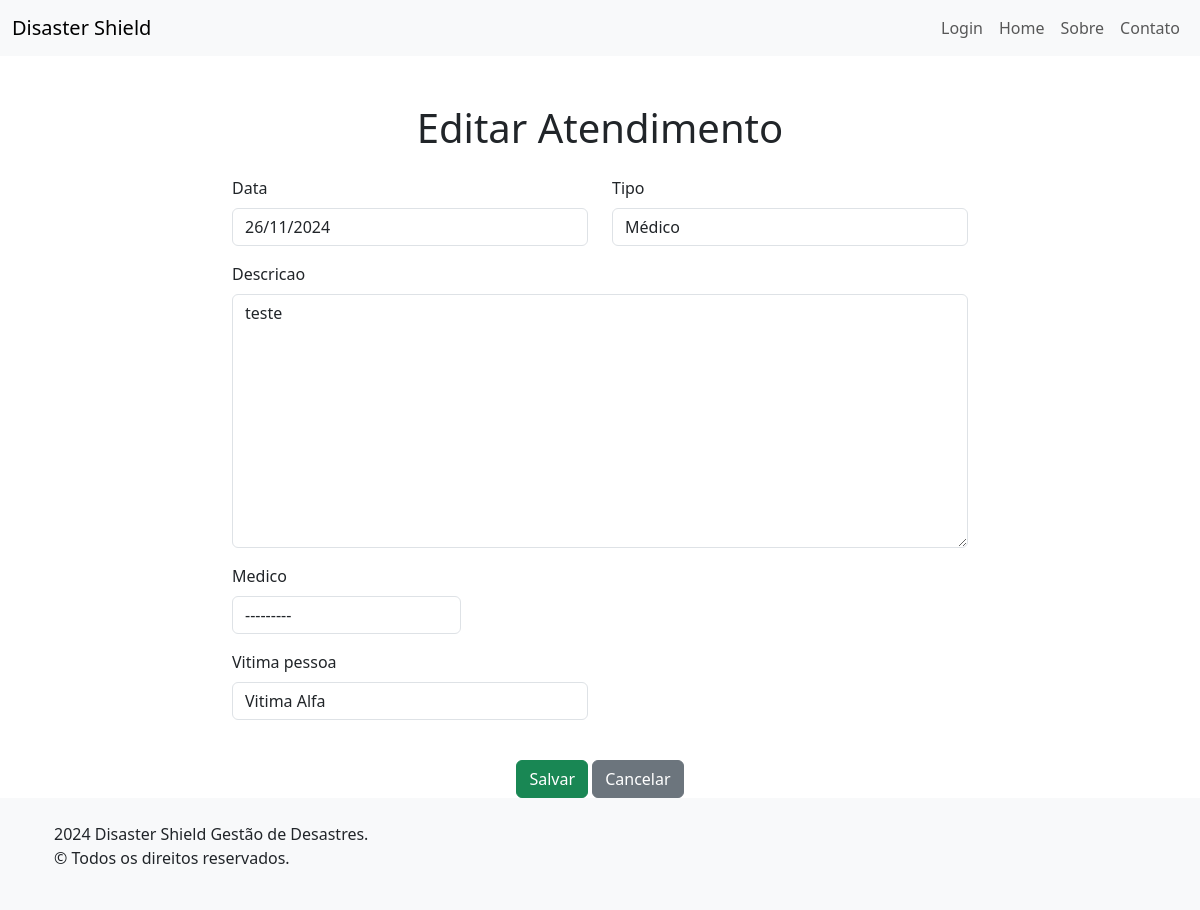
The app's page /atendimentos/update/6/, older data.
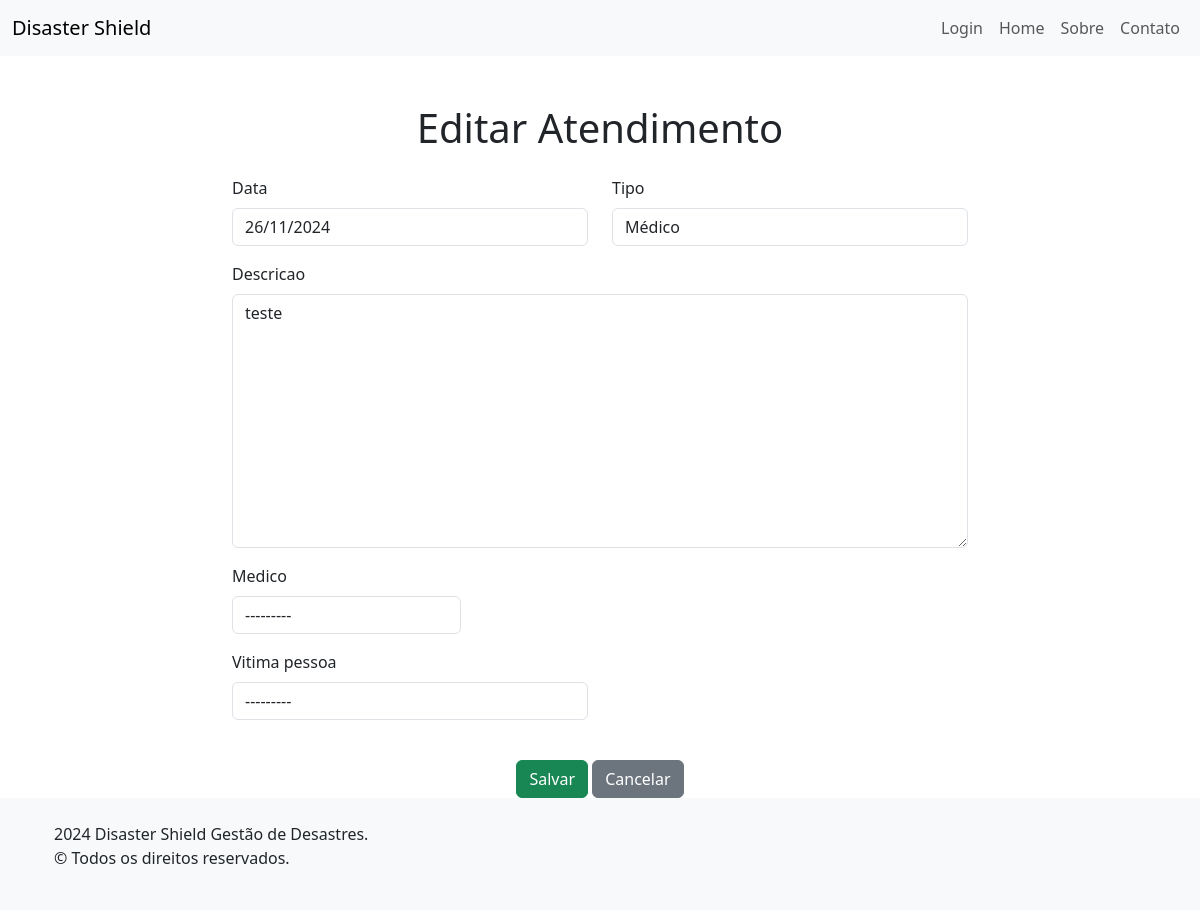
The same page, newer data.
### atendimentos/models.py (models this page shows, shortened)
class Atendimento(models.Model):
    TIPO_ATENDIMENTO_CHOICES = [
        ('Médico', 'Médico'),
        ('Psicológico', 'Psicológico'),
        ('Veterinário', 'Veterinário'),
        ('Alocação', 'Alocação'),
    ]
    tipo = models.CharField(max_length=20, choices=TIPO_ATENDIMENTO_CHOICES, default='Médico')
    descricao = models.TextField()
    data = models.DateField()
    medico = models.ForeignKey(
        Medico,
        null=True,
        blank=True,
        on_delete=models.SET_NULL,
        related_name="atendimentos_medico"
    )
    psicologo = models.ForeignKey(
        Psicologo,
        null=True,
        blank=True,
        on_delete=models.SET_NULL,
        related_name="atendimentos_psicologo"
    )
    veterinario = models.ForeignKey(
        Veterinario,
        null=True,
        blank=True,
        on_delete=models.SET_NULL,
        related_name="atendimentos_veterinario"
    )
    atendente = models.ForeignKey(
        Atendente,
        null=True,
        blank=True,
        on_delete = models.SET_NULL,
        related_name="atendente_alocação"
    )
    vitima_pessoa = models.ForeignKey(
        Pessoa,
        null=True,
        blank=True,
        on_delete=models.SET_NULL,
        related_name="atendimentos_pessoa"
    )
    vitima_pet = models.ForeignKey(
        PET,
        null=True,
        blank=True,
        on_delete=models.SET_NULL,
        related_name="atendimentos_pet"
    )
    abrigo = models.ForeignKey(
        Abrigo,
        null=True,
        blank=True,
        on_delete = models.SET_NULL,
        related_name="alocações_abrigo"
    )

### atendimentos/views.py (the view)
# urls.py: path('update/<int:pk>/', AtendimentoUpdateView.as_view(), name='atendimento_update'),
class AtendimentoUpdateView(UpdateView):
    model = Atendimento
    form_class = AtendimentoForm
    template_name = 'atendimento_form.html'
    success_url = reverse_lazy('atendimento_list')

### atendimentos/forms.py (shortened to what this page needs)
class AtendimentoForm(forms.ModelForm):
    class Meta:
        model = Atendimento
        fields = ['tipo', 'descricao', 'data', 'medico', 'psicologo', 'veterinario', 'atendente', 'vitima_pessoa', 'vitima_pet', 'abrigo']
    def __init__(self, *args, **kwargs):
        super().__init__(*args, **kwargs)
        self.fields['atendente'].queryset = Atendente.objects.all()

### abrigos/models.py (called while the page is built)
    def __str__(self):
        return self.nome

### atendimentos/templatetags/form_tags.py (called while the page is built)
@register.filter(name='add_class')
def add_class(value, css_class):
    return value.as_widget(attrs={"class": css_class})

### vitimas/models.py (called while the page is built)
    def __str__(self):
        return self.nome

### voluntarios/models.py (called while the page is built)
    def __str__(self):
        return self.nome

### atendimentos/templates/atendimento_form.html (shortened to what this page needs)
{% extends 'base.html' %}
{% load form_tags %}
{% block content %}
<div class="container mt-5">
    <div class="row justify-content-center">
        <div class="col-md-8">
            <h1 class="text-center mb-4">
                {% if form.instance.pk %}Editar{% else %}Criar{% endif %} Atendimento
            </h1>
            <form method="post" novalidate>
                <div class="row">
                    <div class="col-md-6 mb-3">
                        <label for="{{ form.data.id_for_label }}" class="form-label">{{ form.data.label }}</label>
                        {{ form.data|add_class:"form-control" }}
                    </div>
                    <div class="col-md-6 mb-3">
                        <label for="{{ form.tipo.id_for_label }}" class="form-label">{{ form.tipo.label }}</label>
                        {{ form.tipo|add_class:"form-control" }}
                    </div>
                </div>
                <div class="mb-3">
                    <label for="{{ form.descricao.id_for_label }}" class="form-label">{{ form.descricao.label }}</label>
                    {{ form.descricao|add_class:"form-control" }}
                </div>
                <div class="row" id="voluntarios-section">
                    <div class="col-md-4 mb-3">
                        <label for="{{ form.medico.id_for_label }}" class="form-label">{{ form.medico.label }}</label>
                        {{ form.medico|add_class:"form-control" }}
                    </div>
                </div>
                <div class="row" id="vitimas-section">
                    <div class="col-md-6 mb-3">
                        <label for="{{ form.vitima_pessoa.id_for_label }}" class="form-label">{{ form.vitima_pessoa.label }}</label>
                        {{ form.vitima_pessoa|add_class:"form-control" }}
                    </div>
                </div>
                <div class="text-center mt-4">
                    <button type="submit" class="btn btn-success">Salvar</button>
                    <a href="{% url 'atendimento_list' %}" class="btn btn-secondary">Cancelar</a>
                </div>
            </form>
        </div>
    </div>
</div>
{% endblock %}

Row changes from the older to the newer data that the page shows:
changed Atendimento "Médico": vitima_pessoa "Vitima Alfa" → "---------"
